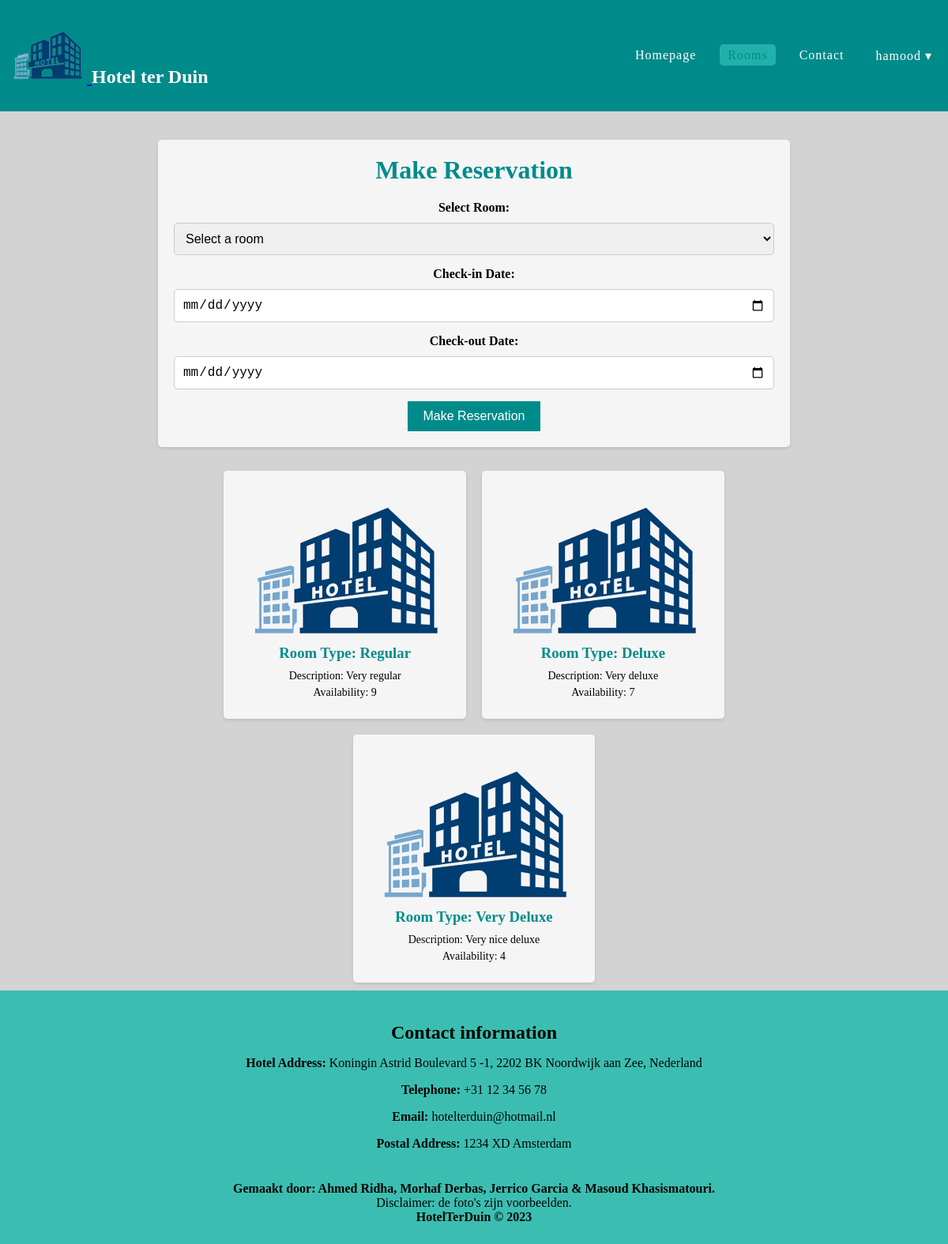
Page /hotelterduin/php/clientside/products.php (signed in) on the committed database.
### tables this page shows
CREATE TABLE `rooms` (
  `room_id` int(11) NOT NULL,
  `room_type` varchar(50) NOT NULL,
  `description` varchar(100) DEFAULT NULL,
  `available` int(11) NOT NULL
);

### hotelterduin/php/clientside/products.php (the view, shortened to what this page needs)
<?php
$db = new Db();
$PDO = $db->getPDO();
$imagePaths = [
    'room1' => '../../images/logo.jpg',
    'room2' => '../../images/logo.png',
    'room3' => 'path_to_image3.jpg',
];
$sql = "SELECT * FROM rooms WHERE available > 0";
$stmt = $PDO->prepare($sql);
$stmt->execute();
$rooms = $stmt->fetchAll(PDO::FETCH_ASSOC);
?>
<!DOCTYPE html>
<html lang="en">
<head>
    <link rel="stylesheet" href="../../css/style.css">
    <link rel="stylesheet" href="../../css/navbar.css">
    <link rel="stylesheet" href="../../css/reservatie.css">
    <link rel="stylesheet" href="../../css/admin.css">
</head>
<body>
    <header>
        <?php include '../../templates/navbar.php'; ?>
    </header>
    <br><br>
    <div class="container">
        <div class="reservation-form">
            <h1>Make Reservation</h1>
            <form action="" method="post">
                <label for="room_id">Select Room:</label>
                <select name="room_id" required>
                    <option value="" disabled selected>Select a room</option>
                </select>
                <br>
                <label for="check_in_date">Check-in Date:</label>
                <input type="date" name="check_in_date" min="<?php echo date('Y-m-d'); ?>" required>
                <br>
                <label for="check_out_date">Check-out Date:</label>
                <input type="date" name="check_out_date" min="<?php echo date('Y-m-d', strtotime('+1 day')); ?>" required>
                <br>
                <input type="submit" name="submit" value="Make Reservation">
            </form>
        </div>
        <div class="rooms-container">
            <?php foreach ($rooms as $room) { ?>
                <div class="room">
                    <div class="room-image">
                        <?php
                        $imagePath = isset($imagePaths[$room['room_type']]) ? $imagePaths[$room['room_type']] : '../../images/logo.png';
                        ?>
                        <img src="<?php echo $imagePath; ?>" alt="Room Image">
                    </div>
                    <h3>Room Type: <?php echo $room['room_type']; ?></h3>
                    <p>Description: <?php echo $room['description']; ?></p>
                    <p>Availability: <?php echo $room['available']; ?></p>
                </div>
            <?php } ?>
        </div>
    </div>
    <footer>
        <?php include '../../templates/footer.php'; ?>
    </footer>
</body>
</html>

### hotelterduin/css/style.css (style rules this page uses)
body { background-color: lightgray; }
footer { background-color: #3bbeb1; padding: 20px; text-align: center; }

### hotelterduin/css/navbar.css (style rules this page uses)
body { margin: 0; padding: 0; }
header { background-color: darkcyan; position: block; top: 10px; left: 0; width: 100%; z-index: 999; }

### hotelterduin/css/reservatie.css (style rules this page uses)
body { margin: 0; padding: 0; }
header { background-color: darkcyan; position: block; top: 10px; left: 0; width: 100%; z-index: 999; }
.room-image { flex: 1; }
.room-image img { width: 100%; height: auto; }

### hotelterduin/css/admin.css (style rules this page uses)
.container { max-width: 800px; margin: 0 auto; text-align: center; }
.reservation-form { background-color: #f5f5f5; padding: 20px; margin-bottom: 20px; border-radius: 5px; box-shadow: 0 2px 4px rgba(0, 0, 0, 0.1); }
.reservation-form h1 { margin: 0; margin-bottom: 20px; color: darkcyan; }
.reservation-form label { display: block; margin-bottom: 10px; font-weight: bold; }
.reservation-form select, .reservation-form input[type="date"] { width: 100%; padding: 10px; margin-bottom: 15px; border: 1px solid #ccc; border-radius: 5px; font-size: 16px; box-sizing: border-box; }
.reservation-form input[type="submit"] { padding: 10px 20px; background-color: darkcyan; color: #fff; border: none; cursor: pointer; font-size: 16px; }
.rooms-container { display: flex; flex-wrap: wrap; justify-content: center; max-width: 800px; margin: 0 auto; }
.room { background-color: #f5f5f5; padding: 20px; margin: 10px; border-radius: 5px; box-shadow: 0 2px 4px rgba(0, 0, 0, 0.1); text-align: center; position: relative; overflow: hidden; }
.room h3 { margin: 0; margin-bottom: 10px; color: darkcyan; }
.room p { margin: 0; margin-bottom: 5px; font-size: 14px; }
.room-image { width: 100%; height: 200px; }
.room-image img { width: 100%; height: 100%; object-fit: cover; border-radius: 5px; margin-bottom: 10px; }

### rows in the picture
rooms: room_type "Regular", description "Very regular", available "9"
rooms: room_type "Deluxe", description "Very deluxe", available "7"
rooms: room_type "Very Deluxe", description "Very nice deluxe", available "4"

### other values in the picture
$_SESSION['username'] "hamood"
